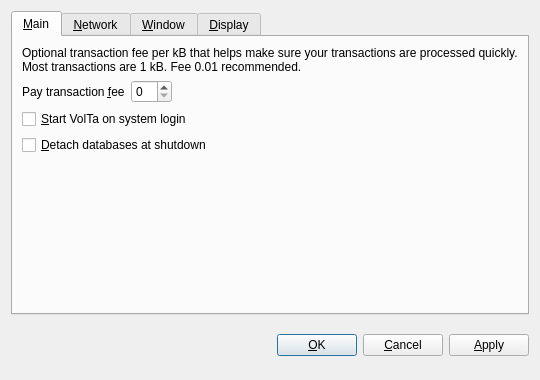
<?xml version="1.0" encoding="UTF-8"?>
<ui version="4.0">
 <class>OptionsDialog</class>
 <widget class="QDialog" name="OptionsDialog">
  <property name="geometry">
   <rect>
    <x>0</x>
    <y>0</y>
    <width>540</width>
    <height>380</height>
   </rect>
  </property>
  <property name="windowTitle">
   <string>Options</string>
  </property>
  <property name="modal">
   <bool>true</bool>
  </property>
  <layout class="QVBoxLayout" name="verticalLayout">
   <item>
    <widget class="QTabWidget" name="tabWidget">
     <property name="tabPosition">
      <enum>QTabWidget::North</enum>
     </property>
     <property name="currentIndex">
      <number>0</number>
     </property>
     <widget class="QWidget" name="tabMain">
      <attribute name="title">
       <string>&amp;Main</string>
      </attribute>
      <layout class="QVBoxLayout" name="verticalLayout_Main">
       <item>
        <widget class="QLabel" name="transactionFeeInfoLabel">
         <property name="text">
          <string>Optional transaction fee per kB that helps make sure your transactions are processed quickly. Most transactions are 1 kB. Fee 0.01 recommended.</string>
         </property>
         <property name="textFormat">
          <enum>Qt::PlainText</enum>
         </property>
         <property name="wordWrap">
          <bool>true</bool>
         </property>
        </widget>
       </item>
       <item>
        <layout class="QHBoxLayout" name="horizontalLayout_Main">
         <item>
          <widget class="QLabel" name="transactionFeeLabel">
           <property name="text">
            <string>Pay transaction &amp;fee</string>
           </property>
           <property name="textFormat">
            <enum>Qt::PlainText</enum>
           </property>
           <property name="buddy">
            <cstring>transactionFee</cstring>
           </property>
          </widget>
         </item>
         <item>
          <widget class="BitcoinAmountField" name="transactionFee"/>
         </item>
         <item>
          <spacer name="horizontalSpacer_Main">
           <property name="orientation">
            <enum>Qt::Horizontal</enum>
           </property>
           <property name="sizeHint" stdset="0">
            <size>
             <width>40</width>
             <height>20</height>
            </size>
           </property>
          </spacer>
         </item>
        </layout>
       </item>
       <item>
        <widget class="QCheckBox" name="bitcoinAtStartup">
         <property name="toolTip">
          <string>Automatically start VolTa after logging in to the system.</string>
         </property>
         <property name="text">
          <string>&amp;Start VolTa on system login</string>
         </property>
        </widget>
       </item>
       <item>
        <widget class="QCheckBox" name="detachDatabases">
         <property name="toolTip">
          <string>Detach block and address databases at shutdown. This means they can be moved to another data directory, but it slows down shutdown. The wallet is always detached.</string>
         </property>
         <property name="text">
          <string>&amp;Detach databases at shutdown</string>
         </property>
        </widget>
       </item>
       <item>
        <spacer name="verticalSpacer_Main">
         <property name="orientation">
          <enum>Qt::Vertical</enum>
         </property>
         <property name="sizeHint" stdset="0">
          <size>
           <width>20</width>
           <height>40</height>
          </size>
         </property>
        </spacer>
       </item>
      </layout>
     </widget>
     <widget class="QWidget" name="tabNetwork">
      <attribute name="title">
       <string>&amp;Network</string>
      </attribute>
      <layout class="QVBoxLayout" name="verticalLayout_Network">
       <item>
        <widget class="QCheckBox" name="mapPortUpnp">
         <property name="toolTip">
          <string>Automatically open the VolTa client port on the router. This only works when your router supports UPnP and it is enabled.</string>
         </property>
         <property name="text">
          <string>Map port using &amp;UPnP</string>
         </property>
        </widget>
       </item>
       <item>
        <widget class="QCheckBox" name="connectSocks">
         <property name="toolTip">
          <string>Connect to the VolTa network through a SOCKS proxy (e.g. when connecting through Tor).</string>
         </property>
         <property name="text">
          <string>&amp;Connect through SOCKS proxy:</string>
         </property>
        </widget>
       </item>
       <item>
        <layout class="QHBoxLayout" name="horizontalLayout_Network">
         <item>
          <widget class="QLabel" name="proxyIpLabel">
           <property name="text">
            <string>Proxy &amp;IP:</string>
           </property>
           <property name="textFormat">
            <enum>Qt::PlainText</enum>
           </property>
           <property name="buddy">
            <cstring>proxyIp</cstring>
           </property>
          </widget>
         </item>
         <item>
          <widget class="QValidatedLineEdit" name="proxyIp">
           <property name="maximumSize">
            <size>
             <width>140</width>
             <height>16777215</height>
            </size>
           </property>
           <property name="toolTip">
            <string>IP address of the proxy (e.g. 127.0.0.1)</string>
           </property>
          </widget>
         </item>
         <item>
          <widget class="QLabel" name="proxyPortLabel">
           <property name="text">
            <string>&amp;Port:</string>
           </property>
           <property name="textFormat">
            <enum>Qt::PlainText</enum>
           </property>
           <property name="buddy">
            <cstring>proxyPort</cstring>
           </property>
          </widget>
         </item>
         <item>
          <widget class="QLineEdit" name="proxyPort">
           <property name="maximumSize">
            <size>
             <width>55</width>
             <height>16777215</height>
            </size>
           </property>
           <property name="toolTip">
            <string>Port of the proxy (e.g. 9050)</string>
           </property>
          </widget>
         </item>
         <item>
          <widget class="QLabel" name="socksVersionLabel">
           <property name="text">
            <string>SOCKS &amp;Version:</string>
           </property>
           <property name="textFormat">
            <enum>Qt::PlainText</enum>
           </property>
           <property name="buddy">
            <cstring>socksVersion</cstring>
           </property>
          </widget>
         </item>
         <item>
          <widget class="QValueComboBox" name="socksVersion">
           <property name="toolTip">
            <string>SOCKS version of the proxy (e.g. 5)</string>
           </property>
          </widget>
         </item>
         <item>
          <spacer name="horizontalSpacer_Network">
           <property name="orientation">
            <enum>Qt::Horizontal</enum>
           </property>
           <property name="sizeHint" stdset="0">
            <size>
             <width>40</width>
             <height>20</height>
            </size>
           </property>
          </spacer>
         </item>
        </layout>
       </item>
       <item>
        <spacer name="verticalSpacer_Network">
         <property name="orientation">
          <enum>Qt::Vertical</enum>
         </property>
         <property name="sizeHint" stdset="0">
          <size>
           <width>20</width>
           <height>40</height>
          </size>
         </property>
        </spacer>
       </item>
      </layout>
     </widget>
     <widget class="QWidget" name="tabWindow">
      <attribute name="title">
       <string>&amp;Window</string>
      </attribute>
      <layout class="QVBoxLayout" name="verticalLayout_Window">
       <item>
        <widget class="QCheckBox" name="minimizeToTray">
         <property name="toolTip">
          <string>Show only a tray icon after minimizing the window.</string>
         </property>
         <property name="text">
          <string>&amp;Minimize to the tray instead of the taskbar</string>
         </property>
        </widget>
       </item>
       <item>
        <widget class="QCheckBox" name="minimizeOnClose">
         <property name="toolTip">
          <string>Minimize instead of exit the application when the window is closed. When this option is enabled, the application will be closed only after selecting Quit in the menu.</string>
         </property>
         <property name="text">
          <string>M&amp;inimize on close</string>
         </property>
        </widget>
       </item>
       <item>
        <spacer name="verticalSpacer_Window">
         <property name="orientation">
          <enum>Qt::Vertical</enum>
         </property>
         <property name="sizeHint" stdset="0">
          <size>
           <width>20</width>
           <height>40</height>
          </size>
         </property>
        </spacer>
       </item>
      </layout>
     </widget>
     <widget class="QWidget" name="tabDisplay">
      <attribute name="title">
       <string>&amp;Display</string>
      </attribute>
      <layout class="QVBoxLayout" name="verticalLayout_Display">
       <item>
        <layout class="QHBoxLayout" name="horizontalLayout_1_Display">
         <item>
          <widget class="QLabel" name="langLabel">
           <property name="text">
            <string>User Interface &amp;language:</string>
           </property>
           <property name="textFormat">
            <enum>Qt::PlainText</enum>
           </property>
           <property name="buddy">
            <cstring>lang</cstring>
           </property>
          </widget>
         </item>
         <item>
          <widget class="QValueComboBox" name="lang">
           <property name="toolTip">
            <string>The user interface language can be set here. This setting will take effect after restarting VolTa.</string>
           </property>
          </widget>
         </item>
        </layout>
       </item>
       <item>
        <layout class="QHBoxLayout" name="horizontalLayout_2_Display">
         <item>
          <widget class="QLabel" name="unitLabel">
           <property name="text">
            <string>&amp;Unit to show amounts in:</string>
           </property>
           <property name="textFormat">
            <enum>Qt::PlainText</enum>
           </property>
           <property name="buddy">
            <cstring>unit</cstring>
           </property>
          </widget>
         </item>
         <item>
          <widget class="QValueComboBox" name="unit">
           <property name="toolTip">
            <string>Choose the default subdivision unit to show in the interface and when sending coins.</string>
           </property>
          </widget>
         </item>
        </layout>
       </item>
       <item>
        <widget class="QCheckBox" name="displayAddresses">
         <property name="toolTip">
          <string>Whether to show VolTa addresses in the transaction list.</string>
         </property>
         <property name="text">
          <string>&amp;Display addresses in transaction list</string>
         </property>
        </widget>
       </item>
       <item>
        <widget class="QCheckBox" name="coinControlFeatures">
         <property name="toolTip">
          <string>Whether to show coin control features or not.</string>
         </property>
         <property name="text">
          <string>Display coin &amp;control features (experts only!)</string>
         </property>
        </widget>
       </item>
       <item>
        <spacer name="verticalSpacer_Display">
         <property name="orientation">
          <enum>Qt::Vertical</enum>
         </property>
         <property name="sizeHint" stdset="0">
          <size>
           <width>20</width>
           <height>40</height>
          </size>
         </property>
        </spacer>
       </item>
      </layout>
     </widget>
    </widget>
   </item>
   <item>
    <layout class="QHBoxLayout" name="horizontalLayout_Buttons">
     <item>
      <spacer name="horizontalSpacer_1">
       <property name="orientation">
        <enum>Qt::Horizontal</enum>
       </property>
       <property name="sizeHint" stdset="0">
        <size>
         <width>40</width>
         <height>48</height>
        </size>
       </property>
      </spacer>
     </item>
     <item>
      <widget class="QLabel" name="statusLabel">
       <property name="font">
        <font>
         <weight>75</weight>
         <bold>true</bold>
        </font>
       </property>
       <property name="text">
        <string/>
       </property>
       <property name="textFormat">
        <enum>Qt::PlainText</enum>
       </property>
       <property name="wordWrap">
        <bool>true</bool>
       </property>
      </widget>
     </item>
     <item>
      <spacer name="horizontalSpacer_2">
       <property name="orientation">
        <enum>Qt::Horizontal</enum>
       </property>
       <property name="sizeHint" stdset="0">
        <size>
         <width>40</width>
         <height>48</height>
        </size>
       </property>
      </spacer>
     </item>
     <item>
      <widget class="QPushButton" name="okButton">
       <property name="text">
        <string>&amp;OK</string>
       </property>
      </widget>
     </item>
     <item>
      <widget class="QPushButton" name="cancelButton">
       <property name="text">
        <string>&amp;Cancel</string>
       </property>
       <property name="autoDefault">
        <bool>false</bool>
       </property>
      </widget>
     </item>
     <item>
      <widget class="QPushButton" name="applyButton">
       <property name="text">
        <string>&amp;Apply</string>
       </property>
       <property name="autoDefault">
        <bool>false</bool>
       </property>
      </widget>
     </item>
    </layout>
   </item>
  </layout>
 </widget>
 <customwidgets>
  <customwidget>
   <class>BitcoinAmountField</class>
   <extends>QSpinBox</extends>
   <header>bitcoinamountfield.h</header>
  </customwidget>
  <customwidget>
   <class>QValueComboBox</class>
   <extends>QComboBox</extends>
   <header>qvaluecombobox.h</header>
  </customwidget>
  <customwidget>
   <class>QValidatedLineEdit</class>
   <extends>QLineEdit</extends>
   <header>qvalidatedlineedit.h</header>
  </customwidget>
 </customwidgets>
 <resources/>
 <connections/>
</ui>
